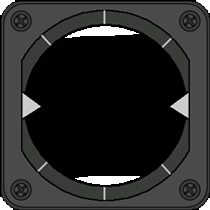
#> input picture quad_base/scripts/REFERENCE/PyQt/Horizon_Backgroung.png, 210 x 210 px
$ python Overlay_test.py
#> lines starting #> are read from the running program, lines starting #| are printed output that depends on the picture
import cv2

img1 = cv2.imread('Horizon_Backgroung.png')
#> img1 is the input picture: shape (210, 210, 3); mean B, G, R 40.6, 41.1, 40.8
img2 = cv2.imread('Horizon_GroundSky.png')
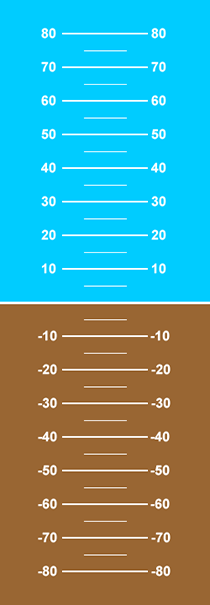
#> input picture quad_base/scripts/REFERENCE/PyQt/Horizon_GroundSky.png, 210 x 605 px
#> img2 is the input picture: shape (605, 210, 3); mean B, G, R 157.8, 157.7, 84.8

img1 = img1[0+197:0+197+210,0:210]
# I want to put logo on top-left corner, So I create a ROI
rows,cols,channels = img2.shape
#> rows = 605; cols = 210; channels = 3
roi = img1[0:rows, 0:cols ]
# Now create a mask of logo and create its inverse mask also
img2gray = cv2.cvtColor(img2,cv2.COLOR_BGR2GRAY)
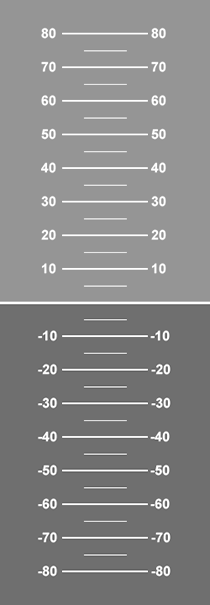
#> img2gray: shape (605, 210); min 66, max 255, mean 135.8
ret, mask = cv2.threshold(img2gray, 10, 255, cv2.THRESH_BINARY)
#> mask: shape (605, 210); every value is 255
mask_inv = cv2.bitwise_not(mask)
#> mask_inv: shape (605, 210); every value is 0

# Now black-out the area of logo in ROI
#> (the run stopped early here; a loop or call above may not have finished)
